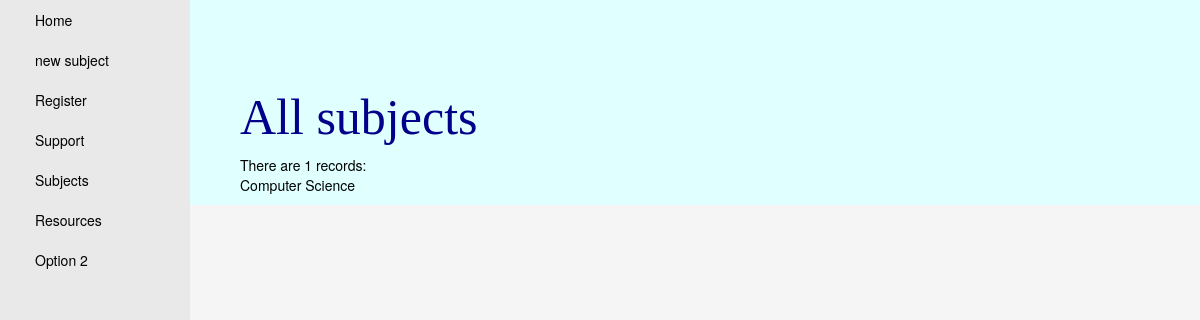
The page /tracker/subject/all/ on the database as committed earlier.
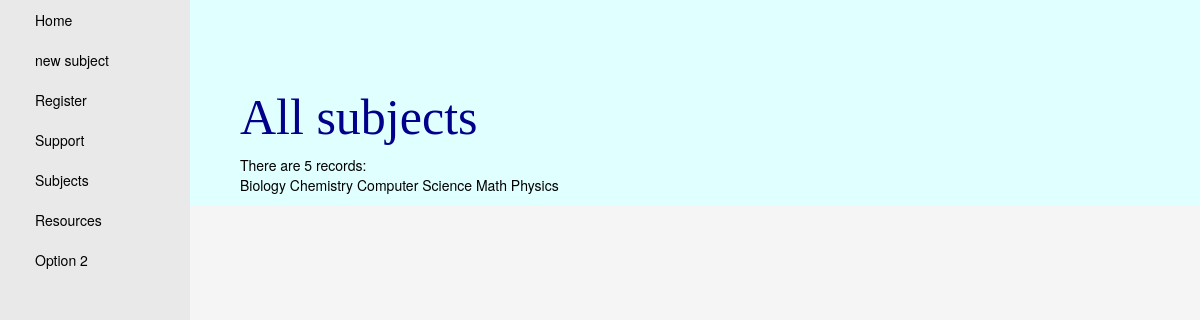
The same page on the database as committed later.
### tracker/models.py (models this page shows, shortened)
class Subject(models.Model):
    id = models.IntegerField(primary_key=True,help_text="Unique ID for this paticular subject in the app")
    subject_name = models.CharField(max_length=20,help_text="Name of the subject to track")
    subject_group = models.CharField(max_length=20,help_text="Group for the subject")
    class Meta:
        ordering =["subject_name"]

### tracker/views.py (the view)
def subject_all(request):
    all_subject = Subject.objects.all()
    return render(
        request,
        'subject_all.html',
        context={'subjects': all_subject,},
    )

### tracker/templates/subject_all.html
{% extends "base_generic.html" %}
{% block content %}
    <h1>All subjects</h1>
    <p>
        {% if subjects %}
            There are {{ subjects|length }} records:<br/>
        {% for aSubject in subjects %}
            <td> {{ aSubject.subject_name }} </td>
            {% endfor %}
        {% else %}
            There are no records in the system
        {% endif %}
    </p>
{% endblock %}

Rows that differ between the two databases and show on the page:
added Subject: subject_name "Biology"
added Subject: subject_name "Chemistry"
added Subject: subject_name "Math"
added Subject: subject_name "Physics"
Other text that changed with them:
{{ subjects|length }}: "1" → "5"
